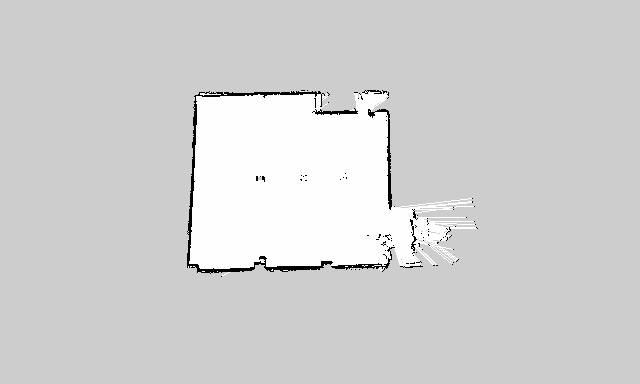
#> input picture src/racecar/map/ai_map.pgm, 640 x 384 px, given in place of the camera
$ python hsv_show.py
#> lines starting #> are read from the running program, lines starting #| are printed output that depends on the picture; after the words box and inside, x2 and y2 are one past the last pixel; in counts of white or black regions, pixels touching at a corner belong together
import cv2
import numpy as np

def nothing(x):
    pass

cap = cv2.VideoCapture(0)  # 你的摄像头编号

cv2.namedWindow('Trackbars')

# 创建6个滑动条，分别对应HSV的上下限
cv2.createTrackbar('H_low', 'Trackbars', 0, 179, nothing)
cv2.createTrackbar('S_low', 'Trackbars', 0, 255, nothing)
cv2.createTrackbar('V_low', 'Trackbars', 0, 255, nothing)
cv2.createTrackbar('H_high', 'Trackbars', 179, 179, nothing)
cv2.createTrackbar('S_high', 'Trackbars', 255, 255, nothing)
cv2.createTrackbar('V_high', 'Trackbars', 255, 255, nothing)

while True:
    ret, frame = cap.read()
#> frame is the input picture: shape (384, 640, 3); min 0, max 254, mean 209.9
    if not ret:
        break
    frame = cv2.resize(frame, (320, 240))
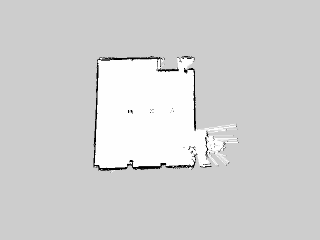
#> frame: shape (240, 320, 3); min 0, max 254, mean 209.8
    hsv = cv2.cvtColor(frame, cv2.COLOR_BGR2HSV)
#> hsv: shape (240, 320, 3); mean H, S, V 0, 0, 209.8

    # 计算当前画面亮度均值
    v_mean = np.mean(hsv[:,:,2])
#> v_mean = 209.8

    # 根据亮度自动调整V_low和V_high
    # 你可以根据实际情况调整下面的映射关系
    auto_v_low = max(0, int(v_mean * 0.5))
#> auto_v_low = 104
    auto_v_high = min(255, int(v_mean * 1.2))
#> auto_v_high = 251

    # 用滑动条的值作为基础
    h_low = cv2.getTrackbarPos('H_low', 'Trackbars')
    s_low = cv2.getTrackbarPos('S_low', 'Trackbars')
    # v_low = cv2.getTrackbarPos('V_low', 'Trackbars')
    h_high = cv2.getTrackbarPos('H_high', 'Trackbars')
    s_high = cv2.getTrackbarPos('S_high', 'Trackbars')
    # v_high = cv2.getTrackbarPos('V_high', 'Trackbars')

    # 用自动调整的V阈值
    lower = np.array([h_low, s_low, auto_v_low])
#> lower = [0, 0, 104]
    upper = np.array([h_high, s_high, auto_v_high])
#> upper = [179, 255, 251]

    mask = cv2.inRange(hsv, lower, upper)
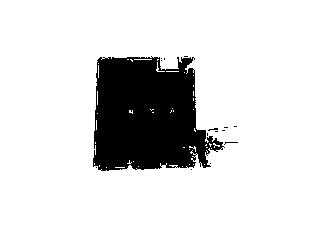
#> mask: shape (240, 320); 85.5% white; 15 black regions (14 under 20 px), largest, box (x1, y1, x2, y2) and area: (93, 56, 225, 171) 11095
    result = cv2.bitwise_and(frame, frame, mask=mask)
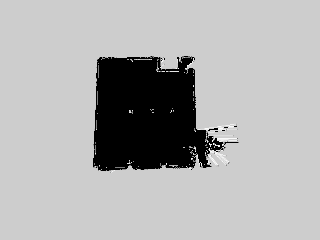
#> result: shape (240, 320, 3); min 0, max 251, mean 175.1

    cv2.imshow('Original', frame)
    cv2.imshow('Mask', mask)
    cv2.imshow('Result', result)

    # 显示当前自动V阈值
    print(f"auto_v_low: {auto_v_low}, auto_v_high: {auto_v_high}")
#| auto_v_low: 104, auto_v_high: 251

    if cv2.waitKey(1) & 0xFF == ord('q'):
#> (key q is pressed here)
        break

cap.release()
cv2.destroyAllWindows()

$ run again, on src/racecar/map/test_map.pgm
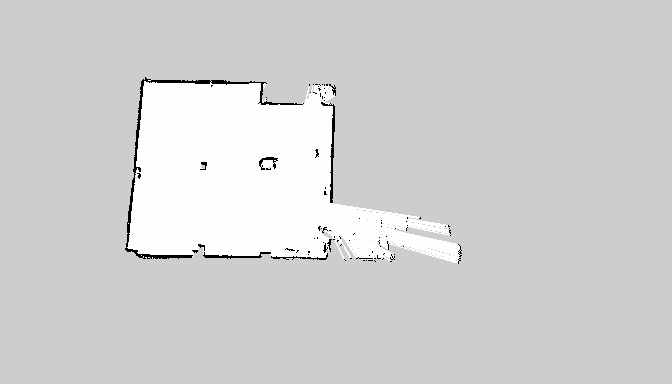
#> input picture src/racecar/map/test_map.pgm, 672 x 384 px, given in place of the camera
#> frame is the input picture: shape (384, 672, 3); min 0, max 254, mean 210.2
#> frame: shape (240, 320, 3)
#> hsv: shape (240, 320, 3); mean H, S, V 0, 0, 210.2
#> v_mean = 210.2
#> auto_v_low = 105
#> auto_v_high = 252
#> lower = [0, 0, 105]
#> upper = [179, 255, 252]
#> `mask = cv2.inRange(hsv, lower, upper)`:
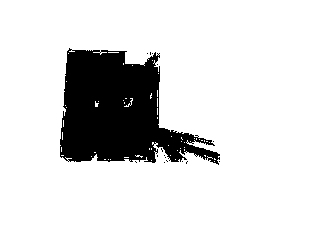
#> mask: shape (240, 320); 85.6% white; 16 black regions (15 under 20 px), largest, box (x1, y1, x2, y2) and area: (60, 48, 220, 165) 11028
#> `result = cv2.bitwise_and(frame, frame, mask=mask)`:
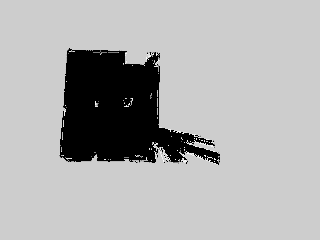
#> result: shape (240, 320, 3); min 0, max 252, mean 175.5
#| auto_v_low: 105, auto_v_high: 252
